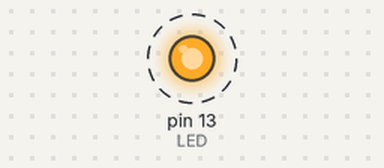
Bench run of a sketch on a simulated Arduino Uno, built with avr-gcc and run on an emulated ATmega328P. Shown: output pins drawn as LEDs (lit = HIGH). Dashed ring = blinking.

Above: at 0.5 s.
Timing chart, 0 to 4.6 s (numbered marks = the images above):
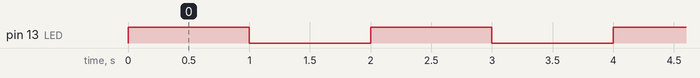

Measured:
- by itself, pin 13 (LED): alternates HIGH for 1.0 s and LOW for 1.0 s

The sketch:

micropro3.29.2020.1.ino
```cpp
#define LED 13
#define SW 1
int count = 1;

void setup() {
  // put your setup code here, to run once:
  pinMode(LED, OUTPUT);
  attachInterrupt(digitalPinToInterrupt(SW), handle, RISING);
}

void loop() {
  // put your main code here, to run repeatedly:
  digitalWrite(LED, !digitalRead(LED));
  delay(1000*count);
}

void handle() {
  count = (count++)%3+1;
}
```
